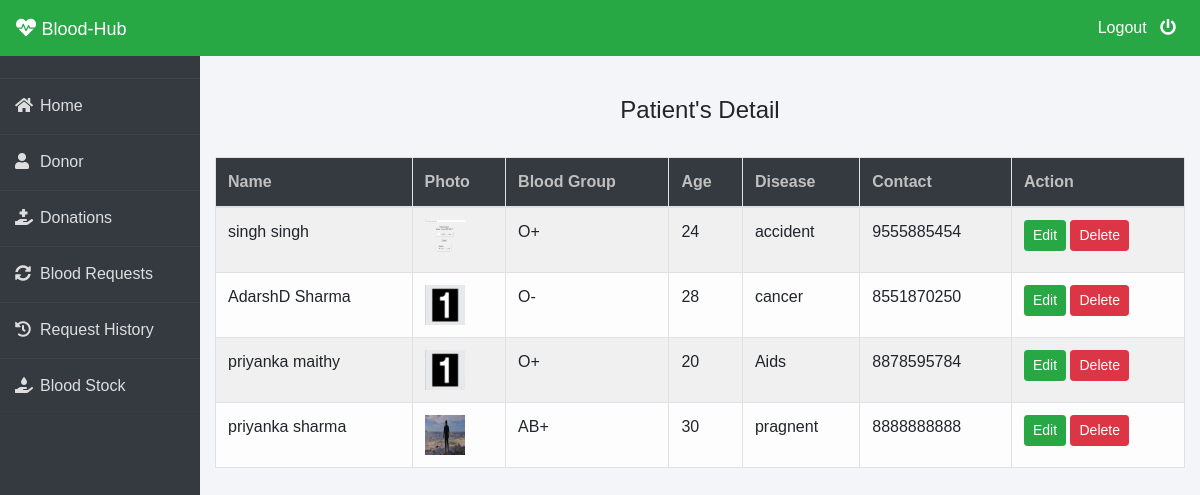
/admin-patient (signed in), run on the app's committed database.
### patient/models.py (models this page shows, shortened)
class Patient(models.Model):
    user=models.OneToOneField(User,on_delete=models.CASCADE)
    profile_pic= models.ImageField(upload_to='profile_pic/Patient/',null=True,blank=True)
    age=models.PositiveIntegerField()
    bloodgroup=models.CharField(max_length=10)
    disease=models.CharField(max_length=100)
    doctorname=models.CharField(max_length=50)
    address = models.CharField(max_length=40)
    mobile = models.CharField(max_length=10,null=False)
    @property
    def get_name(self):
        return self.user.first_name+" "+self.user.last_name

### blood/views.py (the view)
# urls.py: path('admin-patient', views.admin_patient_view,name='admin-patient'),
@login_required(login_url='adminlogin')
def admin_patient_view(request):
    patients=pmodels.Patient.objects.all()
    return render(request,'blood/admin_patient.html',{'patients':patients})

### templates/blood/admin_patient.html
{% extends 'blood/adminbase.html' %}
{% block content %}
{% load widget_tweaks %}
{%load static%}
<br><br>
<div class="container">
    <H4 class="text-center">Patient's Detail</H4><br>
    <table class="table table-light table-hover table-bordered table-striped">
        <thead class="bg-dark">
            <tr>
                <th scope="col" style="color: rgb(192, 192, 192);">Name</th>
                <th scope="col" style="color: rgb(192, 192, 192);">Photo</th>
                <th scope="col" style="color: rgb(192, 192, 192);">Blood Group</th>
                <th scope="col" style="color: rgb(192, 192, 192);">Age</th>
                <th scope="col" style="color: rgb(192, 192, 192);">Disease</th>
                <th scope="col" style="color: rgb(192, 192, 192);">Contact</th>
                <th style="color: rgb(192, 192, 192);">Action</th>
            </tr>
        </thead>
        <tbody>
            {% for t in patients %}
            <tr>
                <td> {{t.get_name}}</td>
                <td> <img src="{% static t.profile_pic.url %}" alt="Profile Pic" height="40px" width="40px" /></td>
                <td>{{t.bloodgroup}}</td>
                <td>{{t.age}}</td>
                <td>{{t.disease}}</td>
                <td>{{t.mobile}}</td>
                <td>
                    <button class="btn btn-success btn-sm"><a  style="text-decoration: none;color: white;" href="{% url 'update-patient' t.id  %}">Edit</a> </button>
                    <button class="btn btn-danger btn-sm"><a  style="text-decoration: none;color: white;" href="{% url 'delete-patient' t.id  %}">Delete</a> </button>
                </td>
            </tr>
            {% endfor %}
        </tbody>
    </table>
</div>
{% endblock content %}

### templates/blood/adminbase.html (shortened to what this page needs)
<!DOCTYPE html>
<html lang="en">
<head>
    <link rel="stylesheet" href="https://maxcdn.bootstrapcdn.com/bootstrap/4.0.0/css/bootstrap.min.css">
    <link rel="stylesheet" href="https://cdnjs.cloudflare.com/ajax/libs/font-awesome/5.14.0/css/all.css">
</head>
<body>
    <nav class="navbar navbar-expand-lg navbar-light fixed-top bg-success">
        <a style="color:white;" class="navbar-brand" href="/"><i class="fa fa-heartbeat"></i>&nbsp;<font face = "Comic sans MS" size ="4">Blood-Hub</font></a>
        <div class="navbar-collapse collapse w-100 order-3 dual-collapse2">
            <ul class="navbar-nav ml-auto">
                <li class="nav-item">
                    <a class="nav-link" style="color: white;" href="/logout">Logout &nbsp; <i class="fas fa-power-off"></i></a>
                </li>
            </ul>
        </div>
      </nav>
<br><br>
<div class="wrapper">
    <div class="sidebar">
        <ul>
            <li><a style="text-decoration:none;" href="/"><i class="fas fa-home"></i>Home</a></li>
            <li><a style="text-decoration:none;" href="/admin-donor"><i class="fas fa-user"></i>Donor</a></li>
            <li><a style="text-decoration:none;" href="/admin-donation"><i class="fas fa-hand-holding-medical"></i>Donations</a></li>
            <li><a style="text-decoration:none;" href="/admin-request"><i class="fas fa-sync-alt"></i>Blood Requests</a></li>
            <li><a style="text-decoration:none;" href="/admin-request-history"><i class="fas fa-history"></i>Request History</a></li>
            <li><a style="text-decoration:none;" href="/admin-blood"><i class="fas fa-hand-holding-water"></i>Blood Stock</a></li>
        </ul>
    </div>
    <div class="main_content">
{% block content %}
{% endblock content %}
    </div>
</div>
</body>
</html>

### data on the page
Patient: get_name "singh singh", profile_pic (picture), bloodgroup "O+", age "24", disease "accident", mobile "9555885454"
Patient: get_name "AdarshD Sharma", profile_pic (picture), bloodgroup "O-", age "28", disease "cancer", mobile "8551870250"
Patient: get_name "priyanka maithy", profile_pic (picture), bloodgroup "O+", age "20", disease "Aids", mobile "8878595784"
Patient: get_name "priyanka sharma", profile_pic (picture), bloodgroup "AB+", age "30", disease "pragnent", mobile "8888888888"
